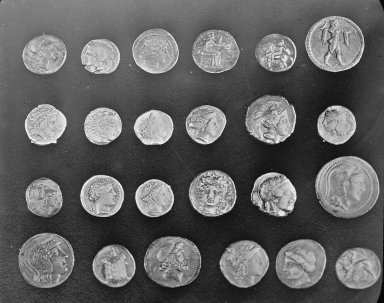
#> input picture skimage.data.coins(), 384 x 303 px
$ jupyter execute --allow-errors '7. Segmentácia obrazu prahovaním.ipynb'   (older library calls are emulated)
#> lines starting #> are read from the running program, lines starting #| are printed output that depends on the picture; after the words box and inside, x2 and y2 are one past the last pixel; in counts of white or black regions, pixels touching at a corner belong together; long printed decimals are rounded
7. Segmentácia obrazu prahovaním

Pri segmentacii rozdelujeme digitalny obraz na viacere oblasti (segmenty) za ucelom zjednodusenia alebo zmeny reprezentacie obrazu.

[cell 1]
import numpy as np
import matplotlib.pyplot as plt
from skimage.morphology import disk
from skimage import data, filters, color
from skimage.color import rgb2gray

#> (a cell that did not finish here is left out)

[cell 3]
coins = data.coins()
#> coins is the input picture: shape (303, 384); min 1, max 252, mean 96.9
coins = coins[75:, :]
#> coins: shape (228, 384)
plt.rcParams['font.size']=18
plt.figure(figsize= (15, 10))
plt.subplot(121)
plt.imshow(coins, cmap= 'gray')
plt.subplot(122)
segCoins = coins > 130
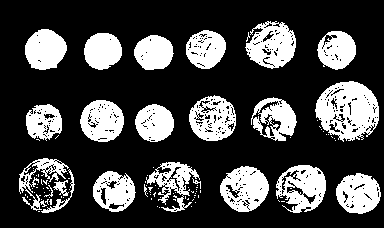
#> segCoins: shape (228, 384) bool; 26.9% white; 104 white regions (81 under 20 px), largest, box (x1, y1, x2, y2) and area: (315, 81, 379, 142) 2566, (245, 21, 296, 69) 1571, (220, 166, 269, 212) 1519
plt.imshow(segCoins)

Segmentácia obrazu prahovaním znamená, že si určím istý prah a určím si podmienku. Ak pixely v obrázku majú vyššiu hodnotu ako daný prah tak sa zobrazia, ak nižšiu tak nie.

[cell 4]
plt.figure(figsize= (30, 10))

ax1 = plt.subplot(121)
plt.hist(coins.ravel(), bins= 256, histtype= 'bar', color= 'blue')
ax1.axvline(130, color= 'r')
plt.title("Jasovy histogram")
plt.xlabel("Pixel intensity")
plt.ylabel("Pixel count ")
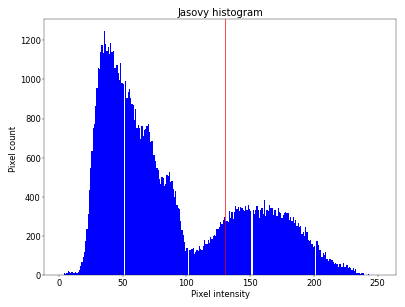
#> figure drawn by matplotlib, 1 panel; tallest bar 1248 high, from x = 35.32 to 36.3

V histograme mozeme vidiet dva vyrazne vrcholy. Optimalne by mal byt prah umiestneny na priesecniku tychto dvoch kriviek.

Jednou z moznosti ako automaticky najst hodntu prahu je pokusit sa najst spominany priesecnik Gaussovych kriviek. Ak su hodnoty jasu pixelov pozadia a objektov rozdelene gaussovsky,
bude tato hodnota optimalna.

Vypocitame priemernu hodnotu hasov bodov popredia, co su pri inicializacii vsetky body obrazu, okrem spominanych rohovych bodov. Inicializacna hodnota prahu je vypocitana
ako priemer priemerov hodnot jasu pozadia a popredia. Obrazok sa dalej prahuje aktualnou hodnotou. Vypocitame nove hodnoty pozadia a popredia a nasledne novu hodnotu prahu.
Cyklus konci ak sa nova hodnota prahu lisi od povodnej len o malo, v nasom pripade 0.1

[cell 5]
meanObjectIntensity = np.mean(coins[segCoins])
#> meanObjectIntensity = 168.6
meanBackgroundIntensity = np.mean(coins[segCoins == 0])
#> meanBackgroundIntensity = 59.61
trshld = (meanObjectIntensity + meanBackgroundIntensity) / 2
#> trshld = 114.1
counter = 0

while True:
    background = coins < trshld
    obj = coins >= trshld
    meanObjectIntensity = np.mean(coins[obj])
    meanBackgroundIntensity = np.mean(coins[background])
    newTrshld = (meanObjectIntensity + meanBackgroundIntensity) / 2

    if np.abs(trshld - newTrshld) < 0.1:
        break
    counter = counter + 1
    trshld = newTrshld
#> this loop made 4 passes
#> (meanObjectIntensity, meanBackgroundIntensity, newTrshld, trshld) on passes 1 to 3: (162.7, 55.94, 109.3, 109.3), (161.4, 55.24, 108.3, 108.3), (161.1, 55.12, 108.1, 108.1)
#> (meanObjectIntensity, meanBackgroundIntensity, newTrshld) on pass 4: (161.1, 55.12, 108.1)
#> pass 1, `background = coins < trshld`:
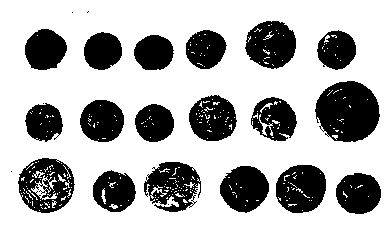
#> background: shape (228, 384) bool; 69.1% white; 23 black regions (5 under 20 px), largest, box (x1, y1, x2, y2) and area: (315, 81, 380, 142) 3000, (18, 158, 75, 213) 1862, (276, 165, 326, 213) 1855
#> after the loop, counter = 3
print("Converged to optimal threshold in {} iteration with threshold: {}".format(counter, trshld))
#| Converged to optimal threshold in 3 iteration with threshold: 108.136

plt.figure(figsize= (15, 10))
plt.subplot(121)
plt.imshow(coins > trshld)
plt.subplot(122)
plt.imshow(coins * (coins > trshld), cmap= 'gray')

Nerovnormerne osvetlenie

#> (a cell that did not finish here is left out)

[cell 7]
page = data.page()
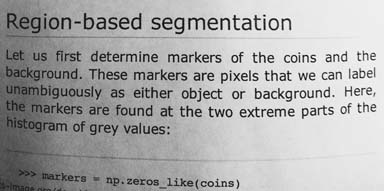
#> input picture skimage.data.page(), 384 x 191 px
#> page is the input picture: shape (191, 384); min 0, max 255, mean 171.5
plt.rcParams['font.size']=18
plt.figure(figsize= (15, 10))
plt.subplot(211)
plt.imshow(page, cmap= 'gray')
plt.subplot(212)
plt.imshow(page < 120)

Pri nerovnomernom osvetleni sa nemôzeme spoliehat len na jednoduchu segmentaciu, nakolko cast obrazu bude väcsinou nezrozumitelna, ako vidiet na obrazku vyssie.
Ak by sme prahovali pod nejaku nizsiu hodnotu tak pixely s vysokou hodnotu by sme uz nevideli, napriklad pismena na pravej strane na obrazku. Kedze su viac osvetlene
nemusia byt viditelne ak zvolime nizsi prah pre pismena v tieni.

#> (a cell that did not finish here is left out)

[cell 9]
fig, ax = filters.try_all_threshold(page, figsize= (16, 20), verbose= False)
plt.rcParams['font.size']=18
plt.show()

Rychly prehlad roznych segmentacnych algoritmov, ktore su dostupne v SKimage.

[cell 10]
sElem = disk(20)
pageFloat = page / 255
pageFilt  = filters.rank.mean(pageFloat, selem= sElem) / 255

pageT1 = (pageFloat - pageFilt) < 0.0
#> pageT1: shape (191, 384) bool; 21.3% white in thin lines or dots
pageT2 = (pageFloat - pageFilt) < -0.05
#> pageT2: shape (191, 384) bool; 14.2% white in thin lines or dots
plt.figure(figsize= (15, 10))
plt.rcParams['font.size']=18
plt.subplot(121)
plt.imshow(pageT1)
plt.subplot(122)
plt.imshow(pageT2)

# Segmentacia farebneho obrazu

RGB obraz

[cell 11]
bunky = data.immunohistochemistry()
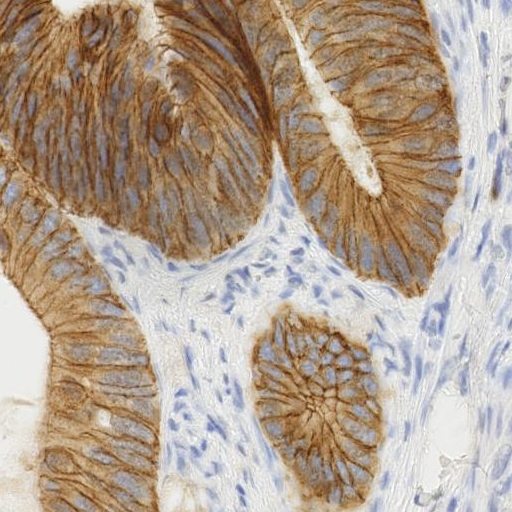
#> input picture skimage.data.immunohistochemistry(), 512 x 512 px
#> bunky is the input picture: shape (512, 512, 3); mean R, G, B 177.3, 159.8, 144
plt.figure(figsize= (15, 10))
plt.rcParams['font.size']=18
plt.subplot(221)
plt.imshow(bunky)
plt.subplot(222)
plt.imshow(bunky[:,:,0], cmap= 'gray')
plt.title('R')
plt.subplot(223)
plt.imshow(bunky[:,:,1], cmap= 'gray')
plt.title('G')
plt.subplot(224)
plt.imshow(bunky[:,:,2], cmap= 'gray')
plt.title('B')

Obrazok sme si rozdelili na tri samostatne kanaly RGB a previedli ich do sedotonovej mapy.

[cell 12]
plt.figure(figsize= (15, 10))
plt.rcParams['font.size']=18
plt.subplot(221)
plt.imshow(bunky)

plt.subplot(222)
bunkyR = bunky[:,:,0] < 200
#> bunkyR: shape (512, 512) bool; 66.4% white; 600 black regions (548 under 20 px), largest, box (x1, y1, x2, y2) and area: (107, 0, 512, 512) 69174, (0, 262, 58, 512) 9450, (274, 0, 382, 196) 3508
plt.imshow(bunkyR)
plt.title('R')

plt.subplot(223)
bunkyG = bunky[:,:,1] < 185
#> bunkyG: shape (512, 512) bool; 63.7% white; 237 black regions (222 under 20 px), largest, box (x1, y1, x2, y2) and area: (66, 0, 512, 512) 80457, (0, 262, 50, 512) 9194, (275, 0, 381, 195) 3321
plt.imshow(bunkyG)
plt.title('G')

plt.subplot(224)
bunkyB = bunky[:,:,2] < 160
#> bunkyB: shape (512, 512) bool; 57.8% white; 255 black regions (194 under 20 px), largest, box (x1, y1, x2, y2) and area: (66, 0, 512, 512) 92870, (0, 262, 50, 512) 9216, (283, 16, 381, 195) 3270
plt.imshow(bunkyB)
plt.title('B')

plt.figure()
mask = np.logical_and(np.logical_and(bunkyR, bunkyG), bunkyB)
#> mask: shape (512, 512) bool; 56.3% white; 661 black regions (572 under 20 px), largest, box (x1, y1, x2, y2) and area: (66, 0, 512, 512) 93557, (0, 262, 58, 512) 9479, (274, 0, 382, 196) 3622
plt.imshow(mask)
plt.title('Result mask')

Pre kazdy kanal sme si urcili prah, ktory chceme zobrazit a pomocou np.logical_and sme zo samostatnych kanalov dostali vyslednu masku.

#> (a cell that did not finish here is left out)

[cell 14]
bunkyLab = color.rgb2lab(bunky)
#> bunkyLab: shape (512, 512, 3) float64; mean of channels 0, 1, 2 66.6, 4.8, 11.3
plt.figure(figsize= (15, 10))
plt.rcParams['font.size']=18
plt.subplot(221)
plt.imshow(bunky)
plt.subplot(222)
plt.imshow(bunkyLab[:,:,0], cmap= 'gray')
plt.title('L')
plt.subplot(223)
plt.imshow(bunkyLab[:,:,1], cmap= 'gray')
plt.title('a')
plt.subplot(224)
plt.imshow(bunkyLab[:,:,2], cmap= 'gray')
plt.title('b')
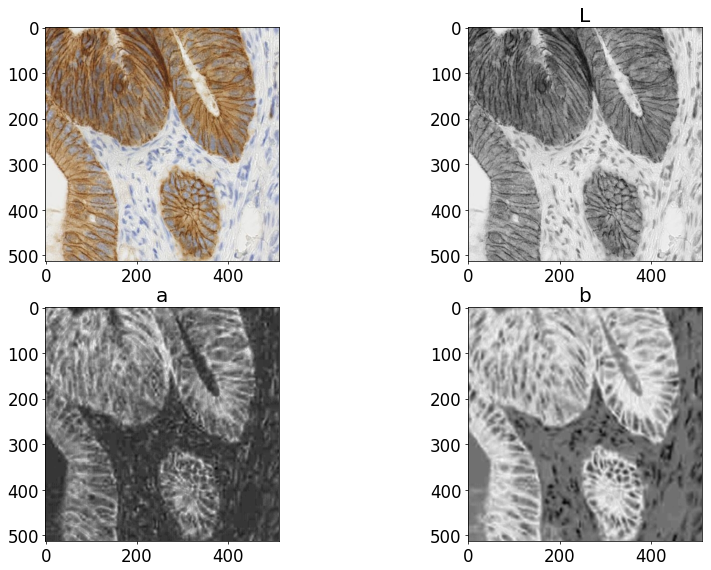
#> figure drawn by matplotlib, 4 panels

[cell 15]
picture = plt.imread('./imgs/earth.jpg')
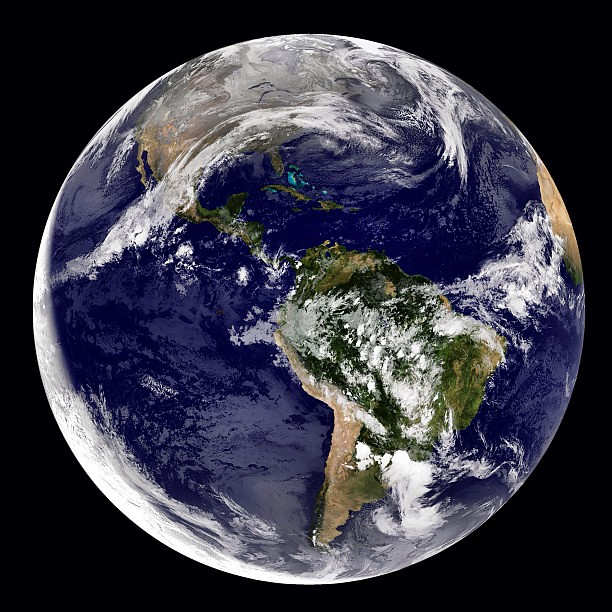
#> input picture imgs/earth.jpg, 612 x 612 px
#> picture is the input picture: shape (612, 612, 3); mean R, G, B 58.4, 57.6, 71.2
picture = color.rgb2lab(picture)
#> picture: shape (612, 612, 3) float64; mean of channels 0, 1, 2 24.2, 4.4, -7.8
picRGB = np.uint8(plt.imread('./imgs/earth.jpg')*255)
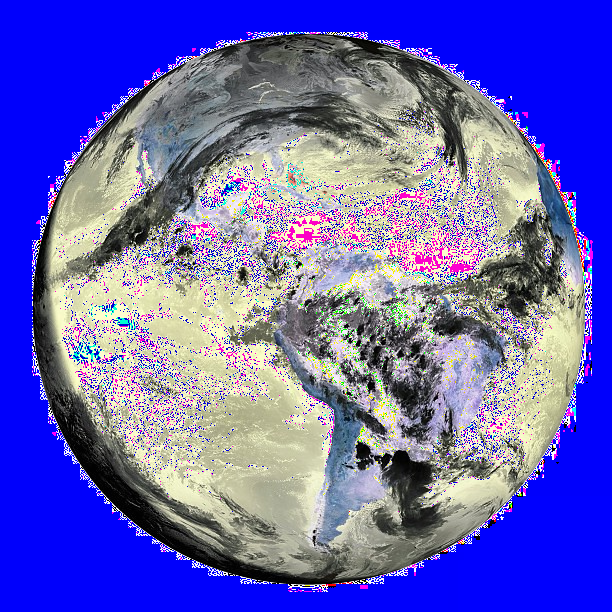
#> picRGB: shape (612, 612, 3); mean R, G, B 102.1, 99, 182.8

red = np.logical_and(picture[:, :, 1] > 0, picture[:, :, 1] < 100)
#> red: shape (612, 612) bool; 86.4% white; 332 black regions (270 under 20 px), largest, box (x1, y1, x2, y2) and area: (185, 166, 507, 509) 33441, (47, 388, 336, 588) 5757, (135, 44, 360, 140) 4228
green = np.logical_and(picture[:, :, 1] > -100, picture[:, :, 1] < 0)
#> green: shape (612, 612) bool; 13.4% white; 359 white regions (308 under 20 px), largest, box (x1, y1, x2, y2) and area: (185, 166, 507, 509) 33441, (47, 388, 336, 586) 5661, (135, 44, 360, 140) 4210
blue = np.logical_and(picture[:, :, 2] > -100, picture[:, :, 2] < 0)
#> blue: shape (612, 612) bool; 81.8% white; 193 black regions (149 under 20 px), largest, box (x1, y1, x2, y2) and area: (134, 44, 507, 553) 55892, (47, 388, 336, 588) 5803, (529, 144, 585, 284) 2585
yellow = np.logical_and(picture[:, :, 2] > 0, picture[:, :, 2] < 100)
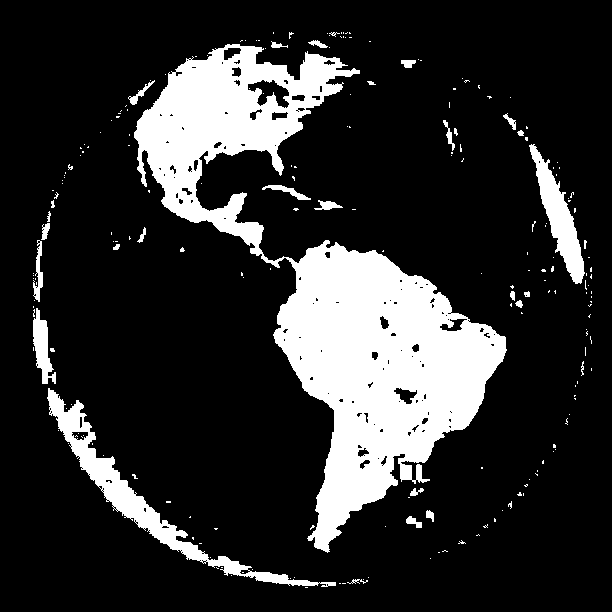
#> yellow: shape (612, 612) bool; 18.1% white; 220 white regions (189 under 20 px), largest, box (x1, y1, x2, y2) and area: (134, 44, 507, 553) 55874, (47, 388, 336, 587) 5691, (529, 144, 585, 284) 2574

plt.rcParams['font.size']=18
plt.figure(figsize= (15, 10))
plt.subplot(221)
plt.title('Red')
plt.imshow(red)
plt.subplot(222)
plt.title('Green')
plt.imshow(green)
plt.subplot(223)
plt.title('Purple')
purple = np.logical_and(red, blue)
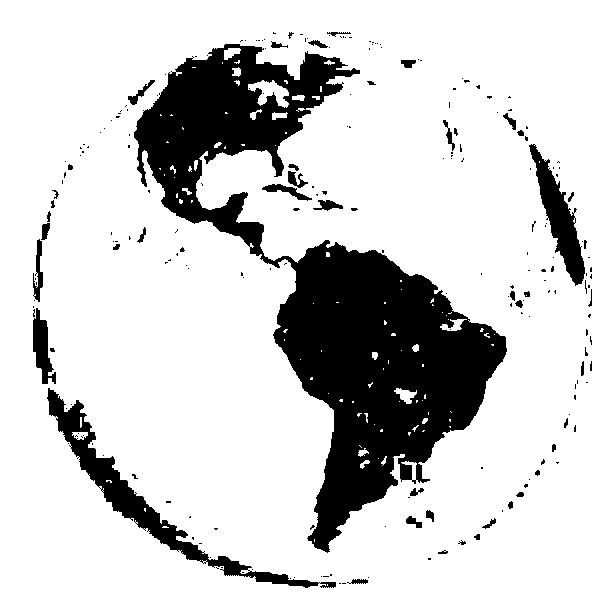
#> purple: shape (612, 612) bool; 81.5% white; 228 black regions (182 under 20 px), largest, box (x1, y1, x2, y2) and area: (134, 44, 507, 553) 56361, (47, 388, 336, 588) 5803, (529, 144, 585, 286) 2652
plt.imshow(purple)
plt.subplot(224)
plt.title('Yellow')
plt.imshow(yellow)
